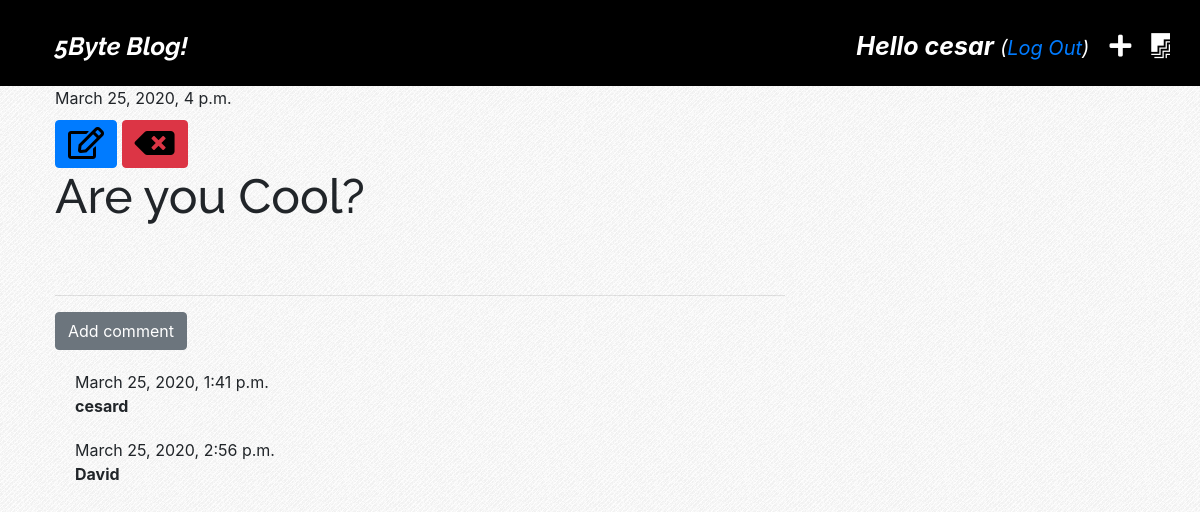
/post/23 (signed in), run on the app's committed database.
### blog/models.py (models this page shows, shortened)
class Post(models.Model):
    author= models.ForeignKey('auth.User', on_delete=models.CASCADE) # si el autor John , crea 10 post y elimino este autor, todos los post se eliminaran
    title= models.CharField(max_length=200)
    text=models.TextField()
    created_date= models.DateTimeField(default=timezone.now)
    published_date=models.DateTimeField(blank=True,null=True)

class Comment(models.Model):
    post=models.ForeignKey('blog.Post', on_delete=models.CASCADE, related_name='comments') # Si elimino el blog post, todos los comentarios relacionados con el , se eliminan, ya que es una foreing key
    author=models.CharField(max_length=200)
    text= models.TextField()
    created_date=models.DateTimeField(default=timezone.now)
    approved=models.BooleanField(default=False)

### blog/views.py (the view)
# urls.py: path('post/<int:pk>', views.post_detail , name='post_detail'),
def post_detail(request,pk):
    post = get_object_or_404 (Post,pk=pk)
    stuff_for_frontent={'post':post}
    return render(request, 'blog/post_detail.html',stuff_for_frontent)

### blog/templatetags/markdownify.py (called while the page is built)
@register.filter
def markdown(value):
    renderer = HighlightRenderer()
    markdown = mistune.Markdown(renderer=renderer)
    return markdown(value)

### blog/templates/blog/post_detail.html (shortened to what this page needs)
{% extends 'blog/base.html' %}
{% load markdownify %}
{% block content %}
      <div class="post">
          {% if post.published_date %}
              <div class="date">
                {{post.published_date}}
              </div>
          {%else%}
              <a href="{% url 'post_publish' pk=post.pk %}" class='btn btn-success' style='margin-top:10px'><i class="fas fa-upload fa-2x" style='color:#000000'></i></a>
          {%endif%}
          {% if user.is_authenticated %}
              <a href="{%url 'post_edit' pk=post.pk %}"class='btn btn-primary'style='margin-top:10px'><i class="far fa-edit fa-2x" style='color:#000000;' ></i></a>
              <a href="{% url 'post_delete' pk=post.pk %}" class='btn btn-danger' style='margin-top:10px'
          onclick="return confirm('Are you sure you want to delete this post?')"><i class="fas fa-backspace fa-2x" style='color:#000000'></i></a>
          {%endif%}
          <h1>{{post.title}}</h1>
      </div>
        <hr>
        <a href="{%url 'add_comment_to_post' pk=post.pk%}" class='btn btn-secondary'>Add comment</a>
        {% for comment in post.comments.all %}
          {%if user.is_authenticated or comment.approved%}
            <div class="comment">
              <div class="date">
                {{comment.created_date}}
              </div>
                <strong>{{comment.author}}</strong>
            </div>
          {%endif%}
        {%empty%}
            <p>No comments...</p>
        {%endfor%}
{%endblock%}

### blog/templates/blog/base.html (shortened to what this page needs)
{% load static %}
<!DOCTYPE html>
<html lang="en" dir="ltr">
  <head>
    <link href="https://stackpath.bootstrapcdn.com/bootstrap/4.3.1/css/bootstrap.min.css" rel="stylesheet">
    <link rel="stylesheet" href="https://cdnjs.cloudflare.com/ajax/libs/font-awesome/5.11.2/css/all.min.css" />
    <link rel="stylesheet" href="{% static 'css/blog.css' %}" type='text/css'>
    <link rel="stylesheet" href="{% static 'css/zenburn.css' %}">
  </head>
  <body>
    <div class="page-header">
      {% if user.is_authenticated %}
        <a href="{% url 'post_draft_list' %}" class="top-menu"><i class="fab fa-firstdraft "></i></a>
        <a href="{% url 'post_new' %}" class="top-menu"><i class="fas fa-plus "></i></a>
        <p class='top-menu'>Hello {{user.username}} <small>(<a href="{% url 'logout' %}">Log Out</a>)</small> </p>
      {% else %}
      <a href="{% url 'login' %}" class="top-menu"><i class="fas fa-sign-in-alt"></i></a>
      {%endif%}
        <h1><a href="{% url 'post_list' %}">5Byte Blog!</a></h1>
    </div>
    <div class="content container">
      <div class="row">
        <div class="col-md-8">
          {% block content %}
          {% endblock %}
        </div>
      </div>
    </div>
  </body>
</html>

### blog/static/css/blog.css (style rules this page uses)
body { background-image: url('images/debut_light.png'); width: auto; height: 500px; }
p { color:black }
.page-header { background-color: black; margin-top: 0; padding: 10px 10px 10px 55px; }
.page-header h1 a { font-size: 25px !important; color: white; font-style: oblique; font-weight: bolder; text-decoration: none; }
.content { margin-left: 40px; }
h1,h2,h3,h4 { font-family: 'Raleway', 'Inconsolata' , 'Droid Sans', serif; font-size: 48px; }
.post { margin-bottom: 70px; }
.top-menu, .top-menu:hover { font-size: 25px !important; color: white; font-style: oblique; font-weight: bolder; text-decoration: none; float: right; margin-right:20px; padding-top: 18px; }
.comment { margin: 20px 0px 20px 20px; }

### data on the page
Post: published_date "March 25, 2020, 4 p.m.", title "Are you Cool?"
Comment: created_date "March 25, 2020, 1:41 p.m.", author "cesard"
Comment: created_date "March 25, 2020, 2:56 p.m.", author "David"

### other printed values
{{ user.username }} "cesar"
